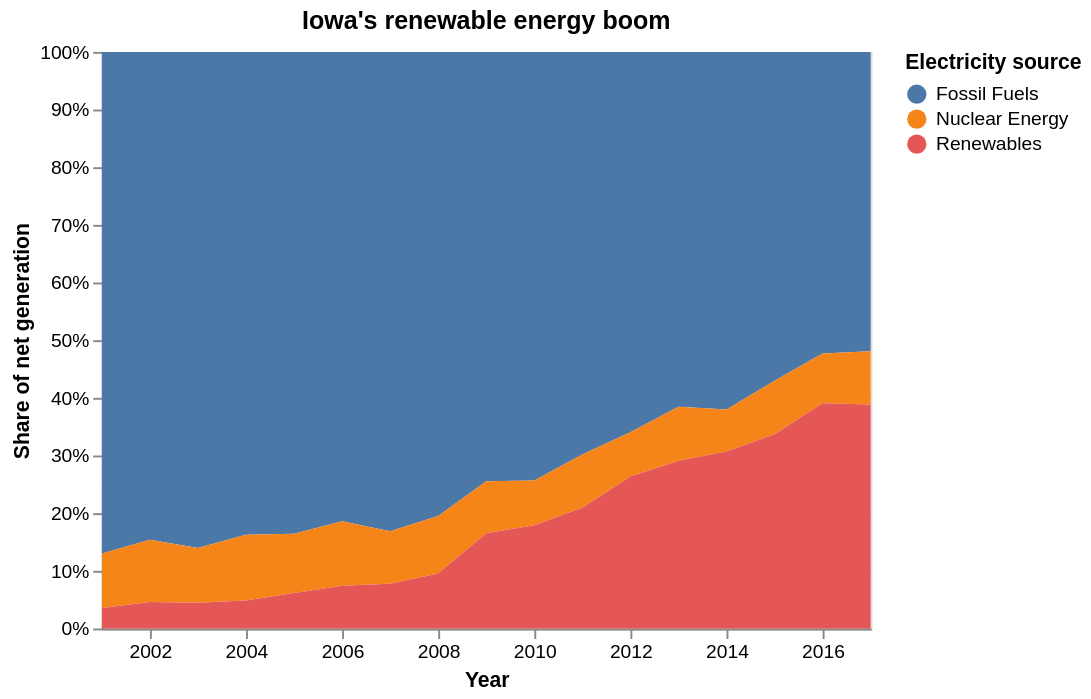

Vega-Lite specification stored for this chart:
### Vega-Lite specification from a JSON file in a GitHub repository (floating-point values rounded to 4 significant figures)
{"$schema": "https://vega.github.io/schema/vega-lite/v5.json", "width": 400, "height": 300, "data": {"values": [{"year": "2001-01-01", "source": "Fossil Fuels", "net_generation": "35361"}, {"year": "2002-01-01", "source": "Fossil Fuels", "net_generation": "35991"}, {"year": "2003-01-01", "source": "Fossil Fuels", "net_generation": "36234"}, {"year": "2004-01-01", "source": "Fossil Fuels", "net_generation": "36205"}, {"year": "2005-01-01", "source": "Fossil Fuels", "net_generation": "36883"}, {"year": "2006-01-01", "source": "Fossil Fuels", "net_generation": "37014"}, {"year": "2007-01-01", "source": "Fossil Fuels", "net_generation": "41389"}, {"year": "2008-01-01", "source": "Fossil Fuels", "net_generation": "42734"}, {"year": "2009-01-01", "source": "Fossil Fuels", "net_generation": "38620"}, {"year": "2010-01-01", "source": "Fossil Fuels", "net_generation": "42750"}, {"year": "2011-01-01", "source": "Fossil Fuels", "net_generation": "39361"}, {"year": "2012-01-01", "source": "Fossil Fuels", "net_generation": "37379"}, {"year": "2013-01-01", "source": "Fossil Fuels", "net_generation": "34873"}, {"year": "2014-01-01", "source": "Fossil Fuels", "net_generation": "35250"}, {"year": "2015-01-01", "source": "Fossil Fuels", "net_generation": "32319"}, {"year": "2016-01-01", "source": "Fossil Fuels", "net_generation": "28437"}, {"year": "2017-01-01", "source": "Fossil Fuels", "net_generation": "29329"}, {"year": "2001-01-01", "source": "Nuclear Energy", "net_generation": "3853"}, {"year": "2002-01-01", "source": "Nuclear Energy", "net_generation": "4574"}, {"year": "2003-01-01", "source": "Nuclear Energy", "net_generation": "3988"}, {"year": "2004-01-01", "source": "Nuclear Energy", "net_generation": "4929"}, {"year": "2005-01-01", "source": "Nuclear Energy", "net_generation": "4538"}, {"year": "2006-01-01", "source": "Nuclear Energy", "net_generation": "5095"}, {"year": "2007-01-01", "source": "Nuclear Energy", "net_generation": "4519"}, {"year": "2008-01-01", "source": "Nuclear Energy", "net_generation": "5282"}, {"year": "2009-01-01", "source": "Nuclear Energy", "net_generation": "4679"}, {"year": "2010-01-01", "source": "Nuclear Energy", "net_generation": "4451"}, {"year": "2011-01-01", "source": "Nuclear Energy", "net_generation": "5215"}, {"year": "2012-01-01", "source": "Nuclear Energy", "net_generation": "4347"}, {"year": "2013-01-01", "source": "Nuclear Energy", "net_generation": "5321"}, {"year": "2014-01-01", "source": "Nuclear Energy", "net_generation": "4152"}, {"year": "2015-01-01", "source": "Nuclear Energy", "net_generation": "5243"}, {"year": "2016-01-01", "source": "Nuclear Energy", "net_generation": "4703"}, {"year": "2017-01-01", "source": "Nuclear Energy", "net_generation": "5214"}, {"year": "2001-01-01", "source": "Renewables", "net_generation": "1437"}, {"year": "2002-01-01", "source": "Renewables", "net_generation": "1963"}, {"year": "2003-01-01", "source": "Renewables", "net_generation": "1885"}, {"year": "2004-01-01", "source": "Renewables", "net_generation": "2102"}, {"year": "2005-01-01", "source": "Renewables", "net_generation": "2724"}, {"year": "2006-01-01", "source": "Renewables", "net_generation": "3364"}, {"year": "2007-01-01", "source": "Renewables", "net_generation": "3870"}, {"year": "2008-01-01", "source": "Renewables", "net_generation": "5070"}, {"year": "2009-01-01", "source": "Renewables", "net_generation": "8560"}, {"year": "2010-01-01", "source": "Renewables", "net_generation": "10308"}, {"year": "2011-01-01", "source": "Renewables", "net_generation": "11795"}, {"year": "2012-01-01", "source": "Renewables", "net_generation": "14949"}, {"year": "2013-01-01", "source": "Renewables", "net_generation": "16476"}, {"year": "2014-01-01", "source": "Renewables", "net_generation": "17452"}, {"year": "2015-01-01", "source": "Renewables", "net_generation": "19091"}, {"year": "2016-01-01", "source": "Renewables", "net_generation": "21241"}, {"year": "2017-01-01", "source": "Renewables", "net_generation": "21933"}], "format": {"parse": {"year": "date"}}}, "title": "Iowa's renewable energy boom", "mark": {"type": "area", "tooltip": true}, "encoding": {"color": {"type": "nominal", "field": "source", "legend": {"title": "Electricity source"}}, "x": {"type": "temporal", "axis": {"title": "Year"}, "field": "year", "timeUnit": "year"}, "y": {"type": "quantitative", "axis": {"format": ".0%", "title": "Share of net generation"}, "field": "net_generation", "stack": "normalize"}}}
